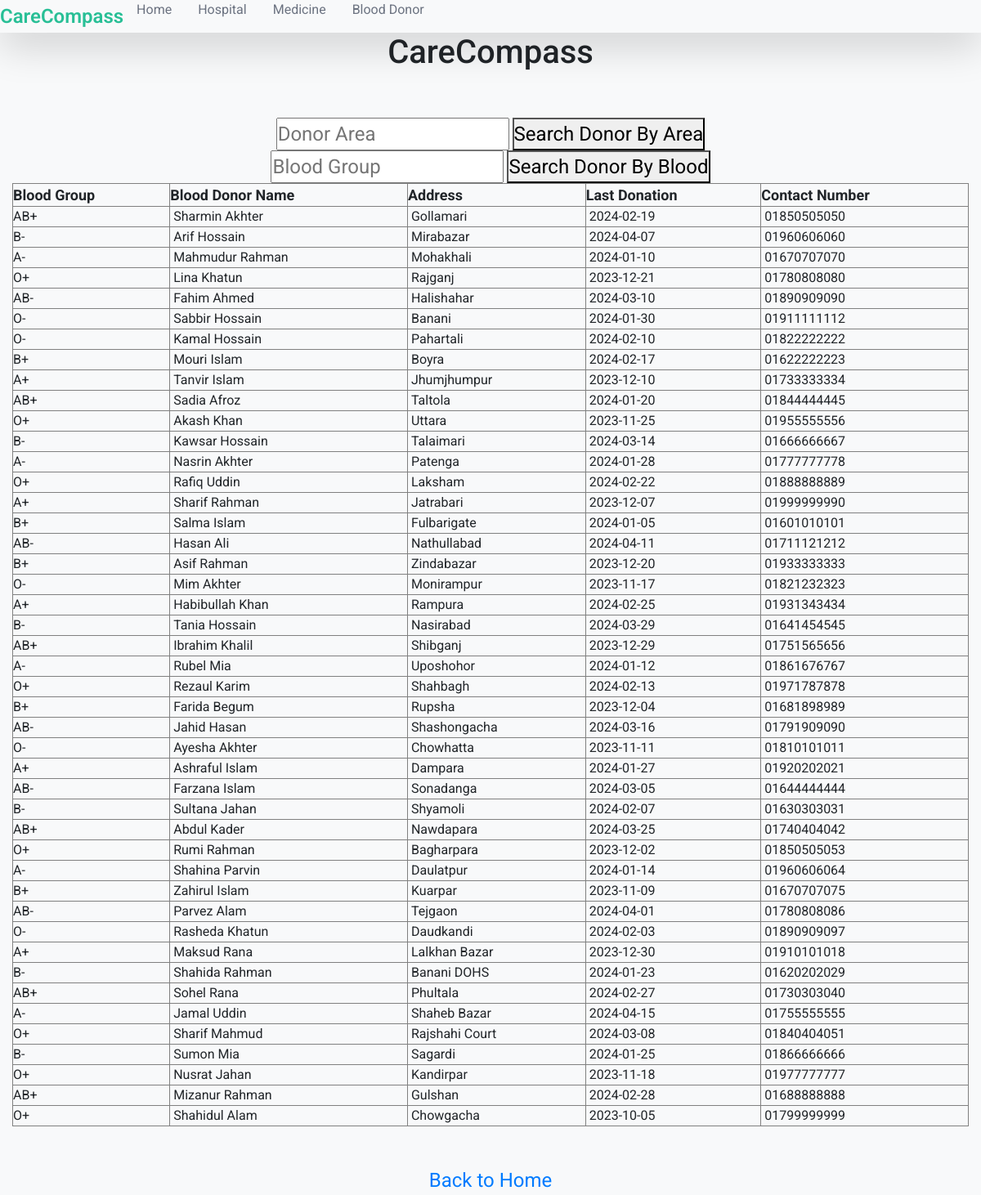
Screenshot of /donor_viewer.php with the database file from the repository.
### tables this page shows
CREATE TABLE IF NOT EXISTS `blood_donor` (
  `donor_id` varchar(50) NOT NULL,
  `name` varchar(50) NOT NULL,
  `blood_group` varchar(50) NOT NULL,
  `last_donation` varchar(50) NOT NULL,
  `phone` varchar(50) NOT NULL,
  `city` varchar(50) NOT NULL,
  `area` varchar(50) NOT NULL,
  PRIMARY KEY (`donor_id`)
);

### donor_viewer.php (the view, shortened to what this page needs)
<?PHP
include 'header.php';
?>
<!DOCTYPE html>
<html lang="en">
<head>
    <link rel="stylesheet" href="./css/bootstrap.css">
    <link rel="stylesheet" href="./css/style.css">
</head>
<body class="bg-light" background="https://png.pngtree.com/background/20221202/original/pngtree-medical-healthcare-hospital-theme-background-picture-image_1978478.jpg">
    <center>
        <div class="container">
            <h1>CareCompass</h1><br><br>
            <form action="<?php echo htmlspecialchars($_SERVER["PHP_SELF"]); ?>" method="POST">
                <input type="text" name="Blood_donor_area" placeholder="Donor Area" style="font-size: 24px;">
                <button type="submit" name="search_donor" style="font-size: 24px;">Search Donor By Area</button>
                <br>
                <input type="text" name="Blood_Group" placeholder="Blood Group" style="font-size: 24px;">
                <button type="submit" name="search_donor_blood" style="font-size: 24px;">Search Donor By Blood</button>
            </form>
            <?php
            include 'connection.php';
            if ($_SERVER["REQUEST_METHOD"] == "POST" && (isset($_POST["search_donor"]) || isset($_POST["search_donor_blood"]))) {
                if (isset($_POST["Blood_donor_area"]) && !empty($_POST["Blood_donor_area"])) {
                    $Blood_donor_area = $_POST["Blood_donor_area"];
                    $Blood_donor_area = mysqli_real_escape_string($conn, $Blood_donor_area);
                    $sql = "SELECT * FROM blood_donor WHERE area LIKE '%$Blood_donor_area%'";
                    $result = $conn->query($sql);
                    if ($result->num_rows > 0) {
                        echo "<table border='1'>";
                        echo "<tr>
                                <th style='font-size: 18px;'>Blood Group</th>
                                <th style='font-size: 18px;'>Blood Donor Name</th>
                                <th style='font-size: 18px;'>Address</th>
                                <th style='font-size: 18px;'>Last Donation</th>
                                <th style='font-size: 18px;'>Contact Number</th>
                              </tr>";
                        while ($row = $result->fetch_assoc()) {
                            echo "<tr>
                                    <td style='font-size: 18px;'>" . $row["blood_group"] . "</td>
                                    <td style='font-size: 18px;'>" . $row["name"] . "</td>
                                    <td style='font-size: 18px;'>" . $row["area"] . "</td>
                                    <td style='font-size: 18px;'>" . $row["last_donation"] . "</td>
                                    <td style='font-size: 18px;'>" . $row["phone"] . "</td>
                                  </tr>";
                        }
                        echo "</table>";
                    } else {
                        echo "No donors found matching the search criteria.";
                    }
                } elseif (isset($_POST["Blood_Group"]) && !empty($_POST["Blood_Group"])) {
                    $Blood_Group = $_POST["Blood_Group"];
                    $Blood_Group = mysqli_real_escape_string($conn, $Blood_Group);
                    $sql = "SELECT * FROM blood_donor WHERE blood_group LIKE '$Blood_Group'";
                    $result = $conn->query($sql);
                    if ($result->num_rows > 0) {
                        echo "<table border='1'>";
                        echo "<tr>
                                <th style='font-size: 18px;'>Blood Group</th>
                                <th style='font-size: 18px;'>Blood Donor Name</th>
                                <th style='font-size: 18px;'>Address</th>
                                <th style='font-size: 18px;'>Last Donation</th>
                                <th style='font-size: 18px;'>Contact Number</th>
                              </tr>";
                        while ($row = $result->fetch_assoc()) {
                            echo "<tr>
                                    <td style='font-size: 18px;'>" . $row["blood_group"] . "</td>
                                    <td style='font-size: 18px;'>" . $row["name"] . "</td>
                                    <td style='font-size: 18px;'>" . $row["area"] . "</td>
                                    <td style='font-size: 18px;'>" . $row["last_donation"] . "</td>
                                    <td style='font-size: 18px;'>" . $row["phone"] . "</td>
                                  </tr>";
                        }
                        echo "</table>";
                    } else {
                        echo "No donors found matching the search criteria.";
                    }
                } else {
                    echo "Please enter a search term.";
                }
                echo "<br><a href=\"donor_viewer.php\" style=\"font-size: 24px;\">See Full List</a>";
            } else {
                echo "<table border='1'>";
                echo "<tr>
                        <th style='font-size: 18px;'>Blood Group</th>
                        <th style='font-size: 18px;'>Blood Donor Name</th>
                        <th style='font-size: 18px;'>Address</th>
                        <th style='font-size: 18px;'>Last Donation</th>
                        <th style='font-size: 18px;'>Contact Number</th>
                      </tr>";
                $sql = "SELECT * FROM blood_donor";
                $result = $conn->query($sql);
                if ($result->num_rows > 0) {
                    while ($row = $result->fetch_assoc()) {
                        echo "<tr>
                                <td>" . $row["blood_group"] . "</td>
                                <td>&nbsp;" . $row["name"] . "&nbsp;</td>
                                <td>&nbsp;" . $row["area"] . "&nbsp;</td>
                                <td>&nbsp;" . $row["last_donation"] . "&nbsp;</td>
                                <td>&nbsp;" . $row["phone"] . "&nbsp;</td>
                              </tr>";
                    }
                } else {
                    echo "No Donors found.";
                }
                echo "</table>";
            }
            ?>
            <br><br>
            <a href="index.php" style="font-size: 24px;">Back to Home</a>
        </div>
    </center>
</body>
</html>

### style.css (style rules this page uses)
:root { --primary-color: #28bf96; --primary-color-dark: #209677; --text-dark: #111827; --text-light: #6b7280; --white: #ffffff; }
* { padding: 0; margin: 0; box-sizing: border-box; }
body { font-family: "Roboto", sans-serif; }
.container { max-width: 1200px; margin: auto; min-height: 100vh; display: flex; flex-direction: column; }

### rows the page displays
blood_donor: blood_group "AB+", name "Sharmin Akhter", area "Gollamari", last_donation "2024-02-19", phone "01850505050"
blood_donor: blood_group "B-", name "Arif Hossain", area "Mirabazar", last_donation "2024-04-07", phone "01960606060"
blood_donor: blood_group "A-", name "Mahmudur Rahman", area "Mohakhali", last_donation "2024-01-10", phone "01670707070"
blood_donor: blood_group "O+", name "Lina Khatun", area "Rajganj", last_donation "2023-12-21", phone "01780808080"
blood_donor: blood_group "AB-", name "Fahim Ahmed", area "Halishahar", last_donation "2024-03-10", phone "01890909090"
blood_donor: blood_group "O-", name "Sabbir Hossain", area "Banani", last_donation "2024-01-30", phone "01911111112"
blood_donor: blood_group "O-", name "Kamal Hossain", area "Pahartali", last_donation "2024-02-10", phone "01822222222"
blood_donor: blood_group "B+", name "Mouri Islam", area "Boyra", last_donation "2024-02-17", phone "01622222223"
blood_donor: blood_group "A+", name "Tanvir Islam", area "Jhumjhumpur", last_donation "2023-12-10", phone "01733333334"
blood_donor: blood_group "AB+", name "Sadia Afroz", area "Taltola", last_donation "2024-01-20", phone "01844444445"
blood_donor: blood_group "O+", name "Akash Khan", area "Uttara", last_donation "2023-11-25", phone "01955555556"
blood_donor: blood_group "B-", name "Kawsar Hossain", area "Talaimari", last_donation "2024-03-14", phone "01666666667"
blood_donor: blood_group "A-", name "Nasrin Akhter", area "Patenga", last_donation "2024-01-28", phone "01777777778"
blood_donor: blood_group "O+", name "Rafiq Uddin", area "Laksham", last_donation "2024-02-22", phone "01888888889"
blood_donor: blood_group "A+", name "Sharif Rahman", area "Jatrabari", last_donation "2023-12-07", phone "01999999990"
blood_donor: blood_group "B+", name "Salma Islam", area "Fulbarigate", last_donation "2024-01-05", phone "01601010101"
blood_donor: blood_group "AB-", name "Hasan Ali", area "Nathullabad", last_donation "2024-04-11", phone "01711121212"
blood_donor: blood_group "B+", name "Asif Rahman", area "Zindabazar", last_donation "2023-12-20", phone "01933333333"
blood_donor: blood_group "O-", name "Mim Akhter", area "Monirampur", last_donation "2023-11-17", phone "01821232323"
blood_donor: blood_group "A+", name "Habibullah Khan", area "Rampura", last_donation "2024-02-25", phone "01931343434"
blood_donor: blood_group "B-", name "Tania Hossain", area "Nasirabad", last_donation "2024-03-29", phone "01641454545"
blood_donor: blood_group "AB+", name "Ibrahim Khalil", area "Shibganj", last_donation "2023-12-29", phone "01751565656"
blood_donor: blood_group "A-", name "Rubel Mia", area "Uposhohor", last_donation "2024-01-12", phone "01861676767"
blood_donor: blood_group "O+", name "Rezaul Karim", area "Shahbagh", last_donation "2024-02-13", phone "01971787878"
blood_donor: blood_group "B+", name "Farida Begum", area "Rupsha", last_donation "2023-12-04", phone "01681898989"
blood_donor: blood_group "AB-", name "Jahid Hasan", area "Shashongacha", last_donation "2024-03-16", phone "01791909090"
blood_donor: blood_group "O-", name "Ayesha Akhter", area "Chowhatta", last_donation "2023-11-11", phone "01810101011"
blood_donor: blood_group "A+", name "Ashraful Islam", area "Dampara", last_donation "2024-01-27", phone "01920202021"
blood_donor: blood_group "AB-", name "Farzana Islam", area "Sonadanga", last_donation "2024-03-05", phone "01644444444"
blood_donor: blood_group "B-", name "Sultana Jahan", area "Shyamoli", last_donation "2024-02-07", phone "01630303031"
blood_donor: blood_group "AB+", name "Abdul Kader", area "Nawdapara", last_donation "2024-03-25", phone "01740404042"
blood_donor: blood_group "O+", name "Rumi Rahman", area "Bagharpara", last_donation "2023-12-02", phone "01850505053"
blood_donor: blood_group "A-", name "Shahina Parvin", area "Daulatpur", last_donation "2024-01-14", phone "01960606064"
blood_donor: blood_group "B+", name "Zahirul Islam", area "Kuarpar", last_donation "2023-11-09", phone "01670707075"
blood_donor: blood_group "AB-", name "Parvez Alam", area "Tejgaon", last_donation "2024-04-01", phone "01780808086"
blood_donor: blood_group "O-", name "Rasheda Khatun", area "Daudkandi", last_donation "2024-02-03", phone "01890909097"
blood_donor: blood_group "A+", name "Maksud Rana", area "Lalkhan Bazar", last_donation "2023-12-30", phone "01910101018"
blood_donor: blood_group "B-", name "Shahida Rahman", area "Banani DOHS", last_donation "2024-01-23", phone "01620202029"
blood_donor: blood_group "AB+", name "Sohel Rana", area "Phultala", last_donation "2024-02-27", phone "01730303040"
blood_donor: blood_group "A-", name "Jamal Uddin", area "Shaheb Bazar", last_donation "2024-04-15", phone "01755555555"
blood_donor: blood_group "O+", name "Sharif Mahmud", area "Rajshahi Court", last_donation "2024-03-08", phone "01840404051"
blood_donor: blood_group "B-", name "Sumon Mia", area "Sagardi", last_donation "2024-01-25", phone "01866666666"
blood_donor: blood_group "O+", name "Nusrat Jahan", area "Kandirpar", last_donation "2023-11-18", phone "01977777777"
blood_donor: blood_group "AB+", name "Mizanur Rahman", area "Gulshan", last_donation "2024-02-28", phone "01688888888"
blood_donor: blood_group "O+", name "Shahidul Alam", area "Chowgacha", last_donation "2023-10-05", phone "01799999999"
